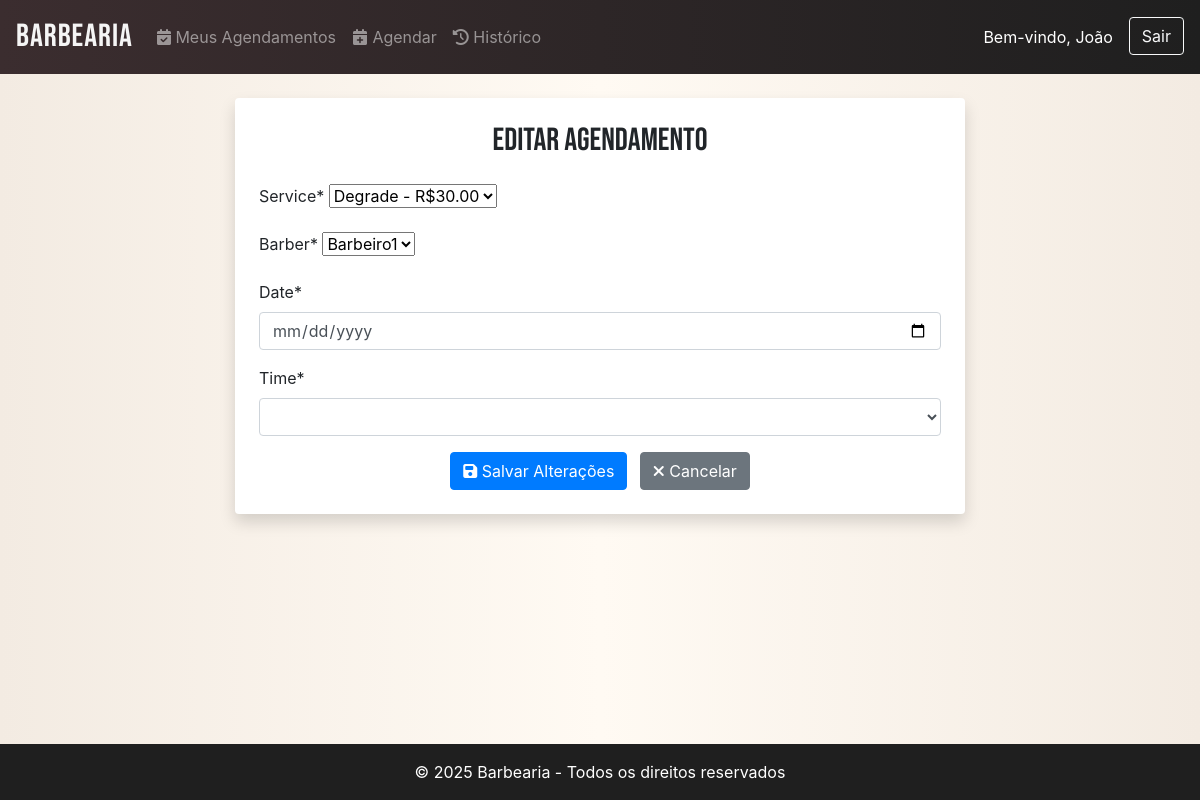
The app's page /agendamentos/agendamentos/editar/16/ (signed in) with its own data.
### barbershop/users/models.py (models this page shows)
class User(AbstractUser):
    username = models.CharField(max_length=150, unique=False, blank=True)
    email = models.EmailField(unique=True)
    is_client = models.BooleanField(default=False)
    is_barber = models.BooleanField(default=False)
    must_change_password = models.BooleanField(default=False)  # 👈 Adicione isso
    USERNAME_FIELD = 'email'  # login será feito via email
    REQUIRED_FIELDS = ['username']  # campos obrigatórios além do email
    def __str__(self):
        return self.first_name or self.username

### barbershop/appointments/models.py (models this page shows, shortened)
class Appointment(models.Model):
    client = models.ForeignKey(settings.AUTH_USER_MODEL, on_delete=models.CASCADE, related_name='appointments', limit_choices_to={'is_client': True})
    barber = models.ForeignKey(settings.AUTH_USER_MODEL, on_delete=models.CASCADE, related_name='appointments_barber', limit_choices_to={'is_barber': True})
    service = models.ForeignKey(Service, on_delete=models.CASCADE)
    date = models.DateField()
    time = models.TimeField()
    class Meta:
        unique_together = ('barber', 'date', 'time')  # Garante que não haja conflito de horário
    STATUS_CHOICES = [
        ('pendente', 'Pendente'),
        ('confirmado', 'Confirmado'),
        ('concluido', 'Concluído'),
        ('cancelado', 'Cancelado'),
    ]
    status = models.CharField(max_length=10, choices=STATUS_CHOICES, default='pendente')

### barbershop/appointments/views.py (the view)
# urls.py: path('agendamentos/editar/<int:pk>/', views.editar_agendamento, name='editar_agendamento'),
@login_required
def editar_agendamento(request, pk):
    agendamento = get_object_or_404(Appointment, pk=pk, client=request.user)
    if request.method == 'POST':
        form = AppointmentForm(request.POST, instance=agendamento)
        if form.is_valid():
            form.save()
            return redirect('appointments:list')
    else:
        form = AppointmentForm(instance=agendamento)
    return render(request, 'appointments/editar_agendamento.html', {'form': form})

### barbershop/appointments/forms.py (shortened to what this page needs)
class AppointmentForm(forms.ModelForm):
    class Meta:
        model = Appointment
        fields = ['service', 'barber', 'date', 'time']
        widgets = {
            'date': DateInput(attrs={'type': 'date', 'class': 'form-control'}),
            'time': Select(attrs={'class': 'form-control'}),
        }

### barbershop/appointments/models.py (called while the page is built)
    def __str__(self):
        return f"{self.name} - R${self.price}"

### barbershop/appointments/templates/appointments/editar_agendamento.html (shortened to what this page needs)
{% extends 'base.html' %}
{% load crispy_forms_tags %}
{% block content %}
<div class="row justify-content-center">
  <div class="col-md-8">
    <div class="bg-white dark-mode bg-dark rounded shadow p-4" style="background: rgba(255,255,255,0.9);">
      <h2 class="mb-4 text-center" style="font-family: 'Bebas Neue', sans-serif;">Editar Agendamento</h2>
      <form method="post" id="appointment-form">
        {{ form|crispy }}
        <div class="text-center mt-3">
          <button type="submit" class="btn btn-primary mr-2">
            <i class="fas fa-save"></i> Salvar Alterações
          </button>
          <a href="{% url 'appointments:schedule' %}" class="btn btn-secondary">
            <i class="fas fa-times"></i> Cancelar
          </a>
        </div>
      </form>
    </div>
  </div>
</div>
{% endblock %}

### barbershop/templates/base.html (shortened to what this page needs)
<!DOCTYPE html>
<html lang="pt-br">
<head>
    <link href="https://stackpath.bootstrapcdn.com/bootstrap/4.5.2/css/bootstrap.min.css" rel="stylesheet">
    <link href="https://cdnjs.cloudflare.com/ajax/libs/font-awesome/6.4.0/css/all.min.css" rel="stylesheet">
</head>
<body>
    <nav class="navbar navbar-expand-lg navbar-dark">
        <a class="navbar-brand" href="/">Barbearia</a>
        <div class="collapse navbar-collapse">
            <ul class="navbar-nav mr-auto">
                {% if user.is_authenticated %}
                    {% if user.is_barber or user.is_staff %}
                        <li class="nav-item">
                            <a class="nav-link text-warning" href="{% url 'dashboard:criar_servico' %}">
                                <i class="fas fa-scissors"></i> Criar Serviço
                            </a>
                        </li>
                    {% else %}
                        <li class="nav-item">
                            <a class="nav-link" href="{% url 'appointments:list' %}">
                                <i class="fas fa-calendar-check"></i> Meus Agendamentos
                            </a>
                        </li>
                        <li class="nav-item">
                            <a class="nav-link" href="{% url 'appointments:schedule' %}">
                                <i class="fas fa-calendar-plus"></i> Agendar
                            </a>
                        </li>
                        <li class="nav-item">
                            <a class="nav-link" href="{% url 'appointments:historico' %}">
                                <i class="fas fa-history"></i> Histórico
                            </a>
                         </li>
                    {% endif %}
                {% endif %}
            </ul>
            {% if user.is_authenticated %}
            <ul class="navbar-nav">
                <li class="nav-item">
                    <span class="navbar-text text-white mr-3">Bem-vindo, {{ user.first_name }}</span>
                </li>
                <li class="nav-item">
                    <form action="{% url 'users:logout' %}" method="post" style="display: inline;">
                        <button type="submit" class="btn btn-outline-light">Sair</button>
                    </form>
                </li>
            </ul>
            {% endif %}
        </div>
    </nav>
    <main class="container mt-4 main-content">
        {% block content %}{% endblock %}
    </main>
    <footer class="footer text-white text-center py-3">
        <p class="mb-0">© 2025 Barbearia - Todos os direitos reservados</p>
    </footer>
</body>
</html>

### barbershop/templates/base.html (style rules this page uses)
:root { --page-bg: linear-gradient(to right, #f3ebe2, #fffaf3, #f3ebe2); --page-bg-dark: linear-gradient(to right, #111111, #1a1a1a, #111111); --text-light: #f1f1f1; }
html, body { height: 100%; margin: 0; }
body { display: flex; flex-direction: column; background: var(--page-bg); }
.main-content { flex: 1; }
.navbar { background: linear-gradient(to right, #3b2d2f, #1f1f1f); }
.navbar-brand { font-family: 'Bebas Neue', sans-serif; font-size: 2rem; letter-spacing: 1px; color: #f5f5f5 !important; }
.footer { background: #1f1f1f; }

### records on screen
User: first_name "João"
Appointment: service "Degrade - R$30.00", barber "Barbeiro1"
